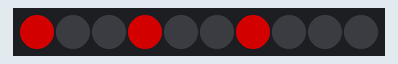
Recording of a program running on a simulated BBC micro:bit (MakeCode). Parts: 10 RGB LEDs in strip order, left to right. Dim RGB values are drawn brighter than linear.

Above: at 0.1 s.
At 2.1 s:
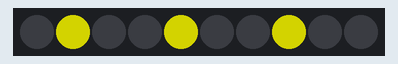
At 4.1 s:
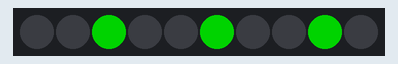

The program:

main.ts
```typescript
let strip = neopixel.create(DigitalPin.P0, 10, NeoPixelMode.RGB)
basic.forever(function () {
    strip.setPixelColor(0, neopixel.colors(NeoPixelColors.Red))
    strip.setPixelColor(3, neopixel.colors(NeoPixelColors.Red))
    strip.setPixelColor(6, neopixel.colors(NeoPixelColors.Red))
    strip.show()
    basic.pause(2000)
    strip.clear()
    strip.setPixelColor(1, neopixel.colors(NeoPixelColors.Yellow))
    strip.setPixelColor(4, neopixel.colors(NeoPixelColors.Yellow))
    strip.setPixelColor(7, neopixel.colors(NeoPixelColors.Yellow))
    strip.show()
    basic.pause(2000)
    strip.clear()
    strip.setPixelColor(2, neopixel.colors(NeoPixelColors.Green))
    strip.setPixelColor(5, neopixel.colors(NeoPixelColors.Green))
    strip.setPixelColor(8, neopixel.colors(NeoPixelColors.Green))
    strip.show()
    basic.pause(2000)
    strip.clear()
})
```

test.ts
```typescript
// 在這裡測試；當此封包作為擴充功能時，將不會編譯此內容。
```

Measured:
- by itself, everything shown: repeats every 6.0 s, in 3 steps
- what the display in image 1 shows lasts 2.0 s, from 2.0 s to 4.0 s
